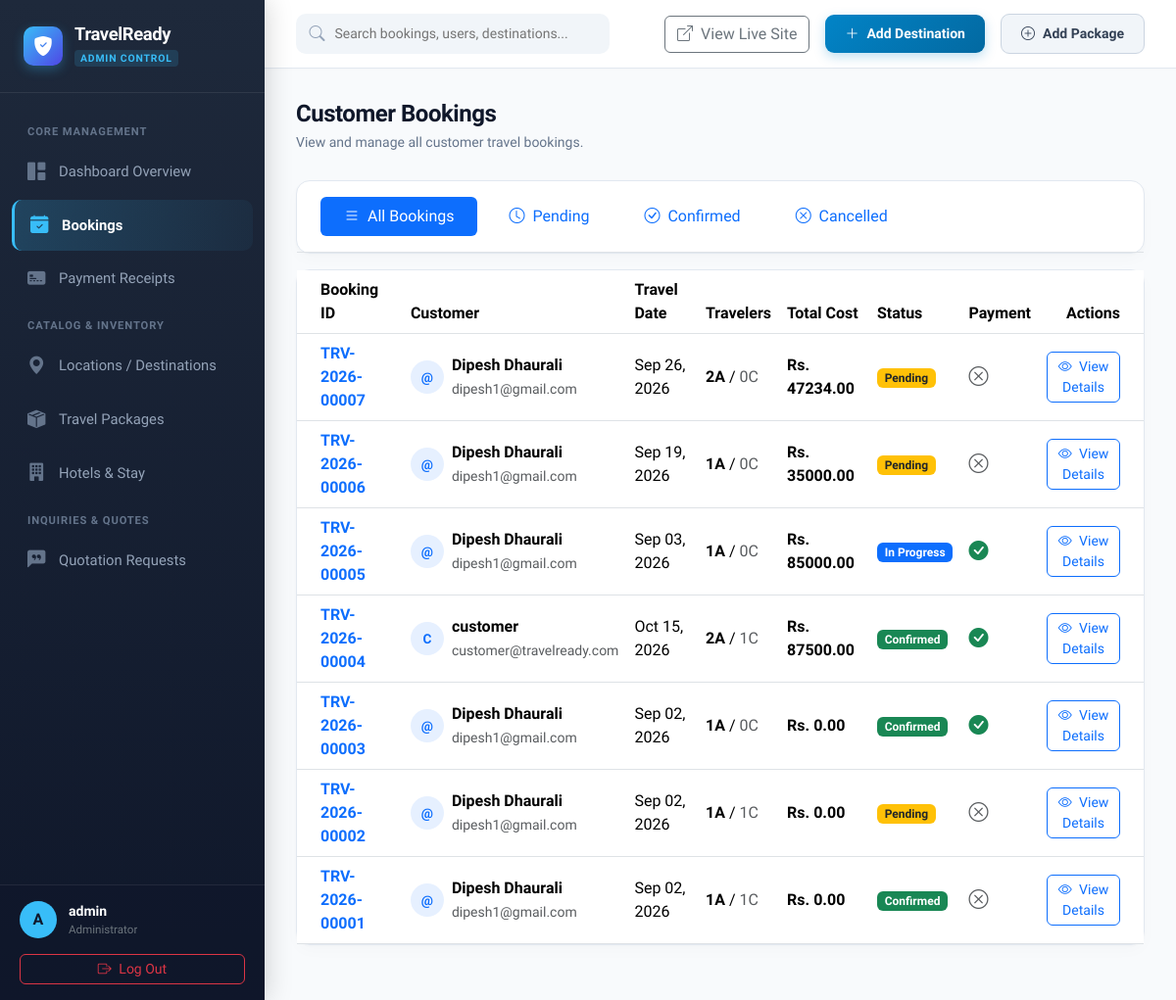
The page /dashboard/admin/bookings/ (signed in) on the database as committed earlier.
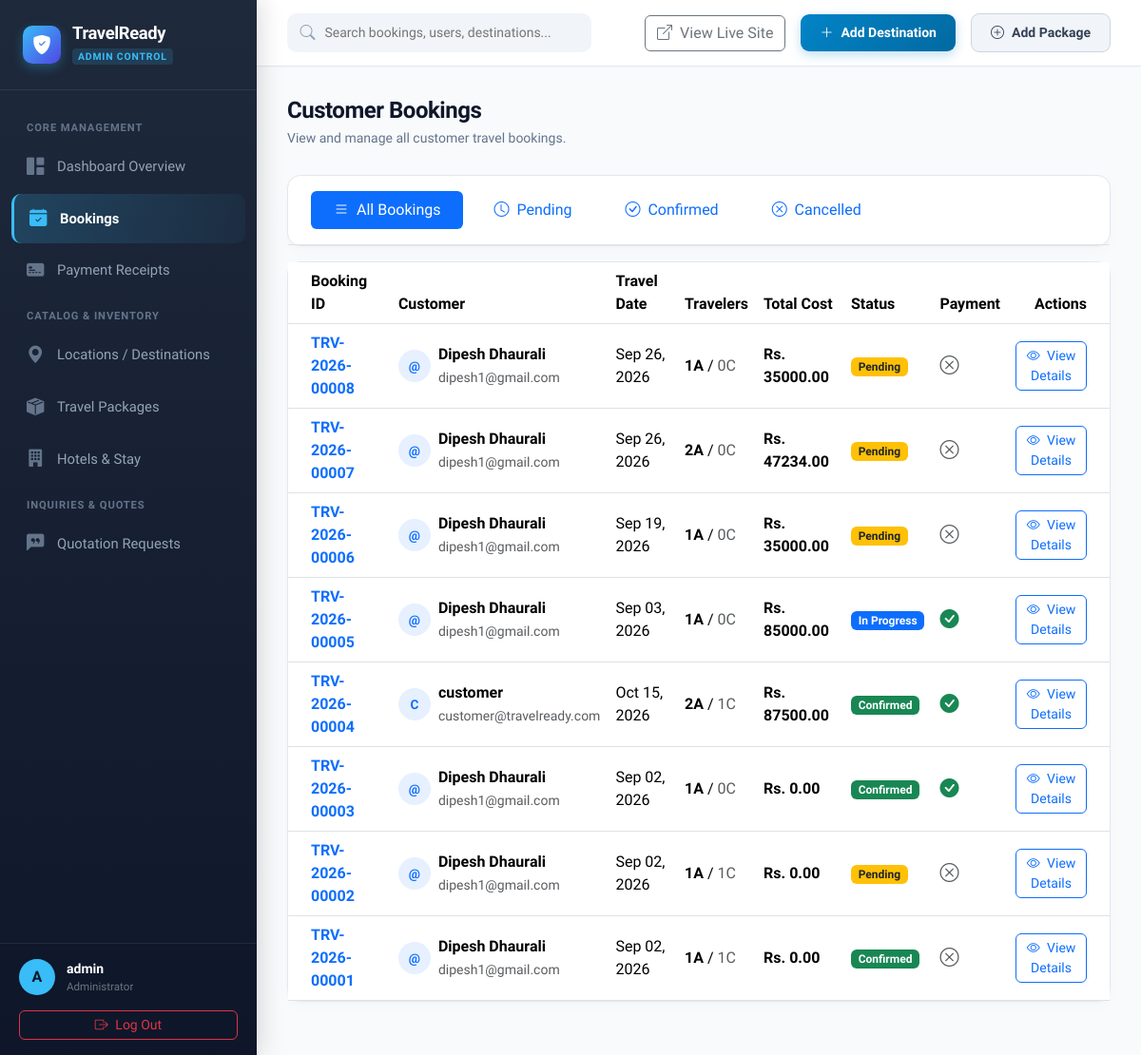
The same page on the database as committed later.
### apps/bookings/models.py (models this page shows, shortened)
class Booking(models.Model):
    STATUS = [
        ('PENDING', 'Pending Payment'),
        ('CONFIRMED', 'Confirmed'),
        ('TRIP_STARTED', 'Trip Started'),
        ('COMPLETED', 'Completed'),
        ('CANCELLED', 'Cancelled'),
    ]
    PAYMENT_OPTIONS = [
        ('FULL', 'Full Payment'),
        ('PARTIAL_30', '30% Advance'),
    ]
    STATUS_ORDER = {
        'PENDING': 0,
        'CONFIRMED': 1,
        'TRIP_STARTED': 2,
        'COMPLETED': 3,
        'CANCELLED': -1,
    }
    booking_id = models.CharField(max_length=20, unique=True, editable=False)
    user = models.ForeignKey(User, on_delete=models.CASCADE, related_name='bookings')
    package = models.ForeignKey(
        'packages.PredefinedPackage',
        on_delete=models.SET_NULL,
        blank=True,
        null=True,
        related_name='bookings',
    )
    custom_trip = models.ForeignKey(
        'custom_trips.CustomTrip',
        on_delete=models.SET_NULL,
        blank=True,
        null=True,
        related_name='bookings',
    )
    travel_date = models.DateField()
    return_date = models.DateField(blank=True, null=True)
    adults = models.IntegerField(default=1)
    children = models.IntegerField(default=0)
    infants = models.IntegerField(default=0)
    special_requirements = models.TextField(blank=True)
    emergency_contact_name = models.CharField(max_length=100, blank=True)
    emergency_contact_phone = models.CharField(max_length=20, blank=True)
    traveler_names = models.TextField(blank=True, help_text='Comma separated list')
    total_cost = models.DecimalField(max_digits=12, decimal_places=2, default=0)
    amount_paid = models.DecimalField(max_digits=12, decimal_places=2, default=0)
    status = models.CharField(max_length=20, choices=STATUS, default='PENDING')
    payment_option = models.CharField(max_length=15, choices=PAYMENT_OPTIONS, default='FULL')
    payment_verified = models.BooleanField(default=False)
    admin_notes = models.TextField(blank=True)
    created_at = models.DateTimeField(auto_now_add=True)
    updated_at = models.DateTimeField(auto_now=True)

### apps/accounts/views.py (the view)
@login_required
def admin_bookings_list(request):
    if not (request.user.is_staff or request.user.is_superuser):
        messages.error(request, 'You do not have permission to access this page.')
        return redirect('dashboard:dashboard')
    bookings = Booking.objects.all().order_by('-created_at')
    status_filter = request.GET.get('status', '')
    if status_filter and status_filter != 'ALL':
        bookings = bookings.filter(status=status_filter)
    context = {
        'bookings': bookings,
        'status_filter': status_filter,
    }
    return render(request, 'dashboard/admin/bookings/list.html', context)

### templates/dashboard/admin/bookings/list.html (shortened to what the changed rows need)
{% extends 'dashboard/base_admin.html' %}
{% load static %}
{% block content %}
<div class="page-header">
    <div>
        <h1 class="page-title">Customer Bookings</h1>
    </div>
</div>
<div class="admin-card">
    <div class="table-responsive">
        <table class="table table-hover align-middle mb-0">
            <thead class="bg-light">
                <tr>
                    <th class="ps-4">Booking ID</th>
                    <th>Customer</th>
                    <th>Travel Date</th>
                    <th>Travelers</th>
                    <th>Total Cost</th>
                    <th>Status</th>
                    <th>Payment</th>
                    <th class="pe-4 text-end">Actions</th>
                </tr>
            </thead>
            <tbody>
                {% for booking in bookings %}
                <tr>
                    <td class="ps-4">
                        <span class="fw-bold text-primary">{{ booking.booking_id }}</span>
                    </td>
                    <td>
                        <div class="d-flex align-items-center gap-2">
                            <div class="rounded-circle bg-primary bg-opacity-10 text-primary d-flex align-items-center justify-content-center fw-bold" style="width:34px;height:34px;font-size:.85rem;">
                                {{ booking.user.username|first|upper }}
                            </div>
                            <div>
                                <div class="fw-semibold">{{ booking.user.get_full_name|default:booking.user.username }}</div>
                                <small class="text-muted">{{ booking.user.email }}</small>
                            </div>
                        </div>
                    </td>
                    <td>{{ booking.travel_date|date:"M d, Y" }}</td>
                    <td>
                        <span class="fw-semibold">{{ booking.adults }}A</span> /
                        <span class="text-muted">{{ booking.children }}C</span>
                    </td>
                    <td class="fw-bold">Rs. {{ booking.total_cost }}</td>
                    <td>
                        {% if booking.status == 'PENDING' %}
                            <span class="badge bg-warning text-dark">Pending</span>
                        {% elif booking.status == 'CONFIRMED' %}
                            <span class="badge bg-success">Confirmed</span>
                        {% elif booking.status == 'TRIP_STARTED' %}
                            <span class="badge bg-primary">In Progress</span>
                        {% elif booking.status == 'COMPLETED' %}
                            <span class="badge bg-secondary">Completed</span>
                        {% else %}
                            <span class="badge bg-danger">Cancelled</span>
                        {% endif %}
                    </td>
                    <td>
                        {% if booking.payment_verified %}
                            <span class="text-success" title="Payment Verified"><i class="bi bi-check-circle-fill fs-5"></i></span>
                        {% else %}
                            <span class="text-muted" title="Not Verified"><i class="bi bi-x-circle fs-5"></i></span>
                        {% endif %}
                    </td>
                    <td class="pe-4 text-end">
                        <a href="{% url 'dashboard:admin_booking_detail' booking.pk %}" class="btn btn-sm btn-outline-primary rounded-2">
                            <i class="bi bi-eye me-1"></i> View Details
                        </a>
                    </td>
                </tr>
                {% empty %}
                <tr>
                    <td colspan="8" class="text-center py-5 text-muted">No bookings found.</td>
                </tr>
                {% endfor %}
            </tbody>
        </table>
    </div>
</div>
{% endblock %}

Rows that differ between the two databases and show on the page:
added Booking: booking_id "TRV-2026-00008", user.username|first "@", user.get_full_name "Dipesh Dhaurali", user.email "dipesh1@gmail.com", travel_date "Sep 26, 2026", adults "1", children "0", total_cost "35000.00", status "Pending", payment_verified False (drawn)
